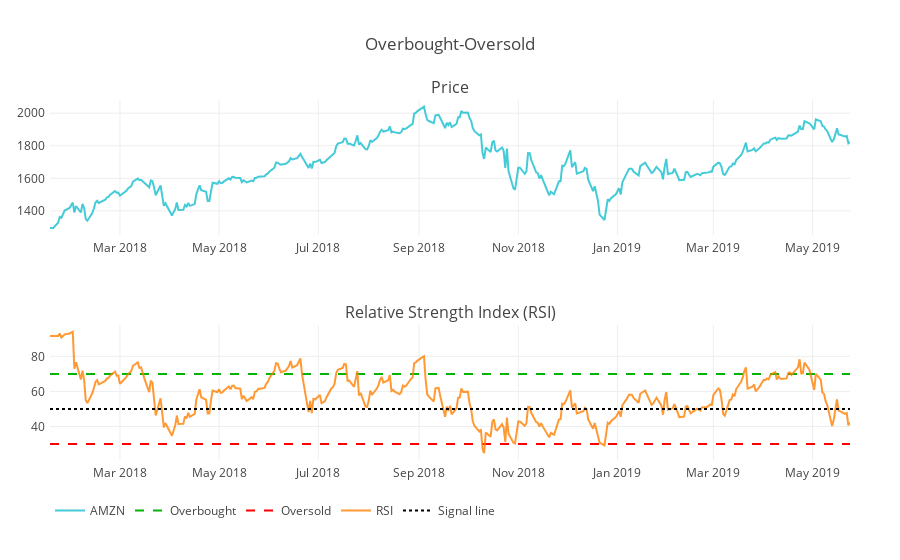

Notebook code for this chart:
### Code cell
# RSI
plot_rsi = plot_rsi_indicator(df_norm, symbol, output_type='nb')
iplot(plot_rsi)

### Figure 1 — Plotly figure (JSON) as saved in the notebook; plotly's stock layout.template omitted (floating-point values rounded to 4 significant figures; data arrays with more than 128 entries replaced by an {"elided": "..."} marker saying what was removed)
{"data": [{"line": {"color": "#17BECF"}, "name": "AMZN", "opacity": 0.8, "type": "scatter", "uid": "12f17c45-4bcf-447e-bb75-00e780d29b07", "x": {"elided": "341 str values"}, "xaxis": "x", "y": {"elided": "341 float values"}, "yaxis": "y"}, {"line": {"color": "#04B404", "dash": "dash"}, "name": "Overbought", "type": "scatter", "uid": "06865f99-f848-4870-8a54-72d1b92aa26e", "x": {"elided": "341 str values"}, "xaxis": "x2", "y": {"elided": "341 int values"}, "yaxis": "y2"}, {"line": {"color": "#FF0000", "dash": "dash"}, "name": "Oversold", "type": "scatter", "uid": "93dd3c1a-6d5b-482e-bd5a-fcf70a876e33", "x": {"elided": "341 str values"}, "xaxis": "x2", "y": {"elided": "341 int values"}, "yaxis": "y2"}, {"line": {"color": "#FF8000"}, "name": "RSI", "opacity": 0.8, "type": "scatter", "uid": "3a60cec8-c284-49cd-8db0-6f6e271dc27b", "x": {"elided": "341 str values"}, "xaxis": "x2", "y": {"elided": "341 float values"}, "yaxis": "y2"}, {"line": {"color": "#000000", "dash": "dot"}, "name": "Signal line", "type": "scatter", "uid": "b7441360-f660-467b-9b8f-e196ed4e0687", "x": {"elided": "341 str values"}, "xaxis": "x2", "y": {"elided": "341 int values"}, "yaxis": "y2"}], "layout": {"annotations": [{"font": {"size": 16}, "showarrow": false, "text": "Price", "x": 0.5, "xanchor": "center", "xref": "paper", "y": 1, "yanchor": "bottom", "yref": "paper"}, {"font": {"size": 16}, "showarrow": false, "text": "Relative Strength Index (RSI)", "x": 0.5, "xanchor": "center", "xref": "paper", "y": 0.375, "yanchor": "bottom", "yref": "paper"}], "autosize": true, "legend": {"orientation": "h"}, "margin": {"b": 100, "l": 50, "pad": 4, "r": 50, "t": 100}, "showlegend": true, "title": {"text": "Overbought-Oversold"}, "xaxis": {"anchor": "y", "autorange": true, "domain": [0, 1], "range": ["2018-01-17", "2019-05-24"], "type": "date"}, "xaxis2": {"anchor": "y2", "autorange": true, "domain": [0, 1], "range": ["2018-01-17", "2019-05-24"], "type": "date"}, "yaxis": {"anchor": "x", "autorange": true, "domain": [0.625, 1], "range": [1252.0, 2081.0], "type": "linear"}, "yaxis2": {"anchor": "x2", "autorange": true, "domain": [0, 0.375], "range": [20.94, 97.86], "type": "linear"}}}
